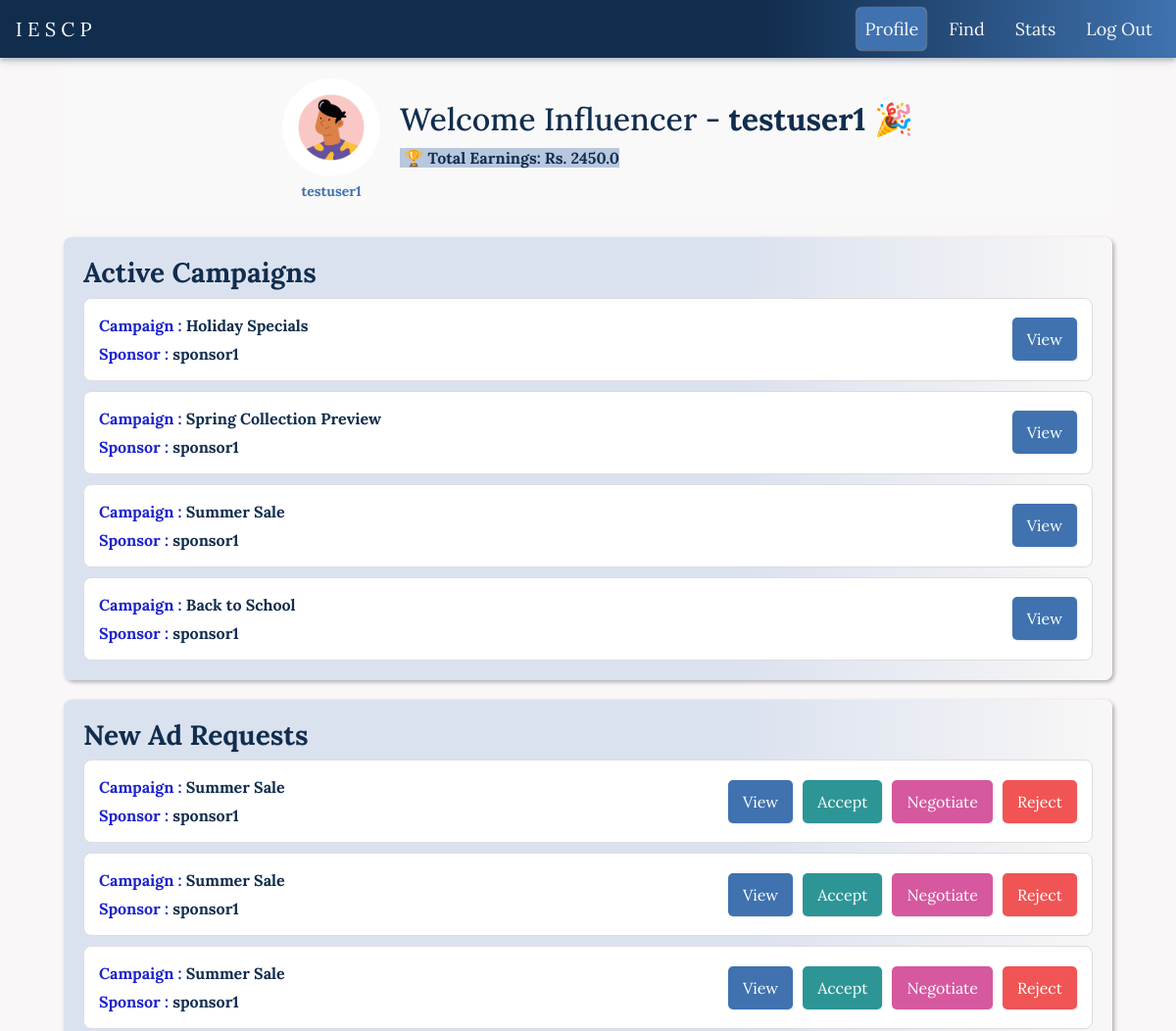
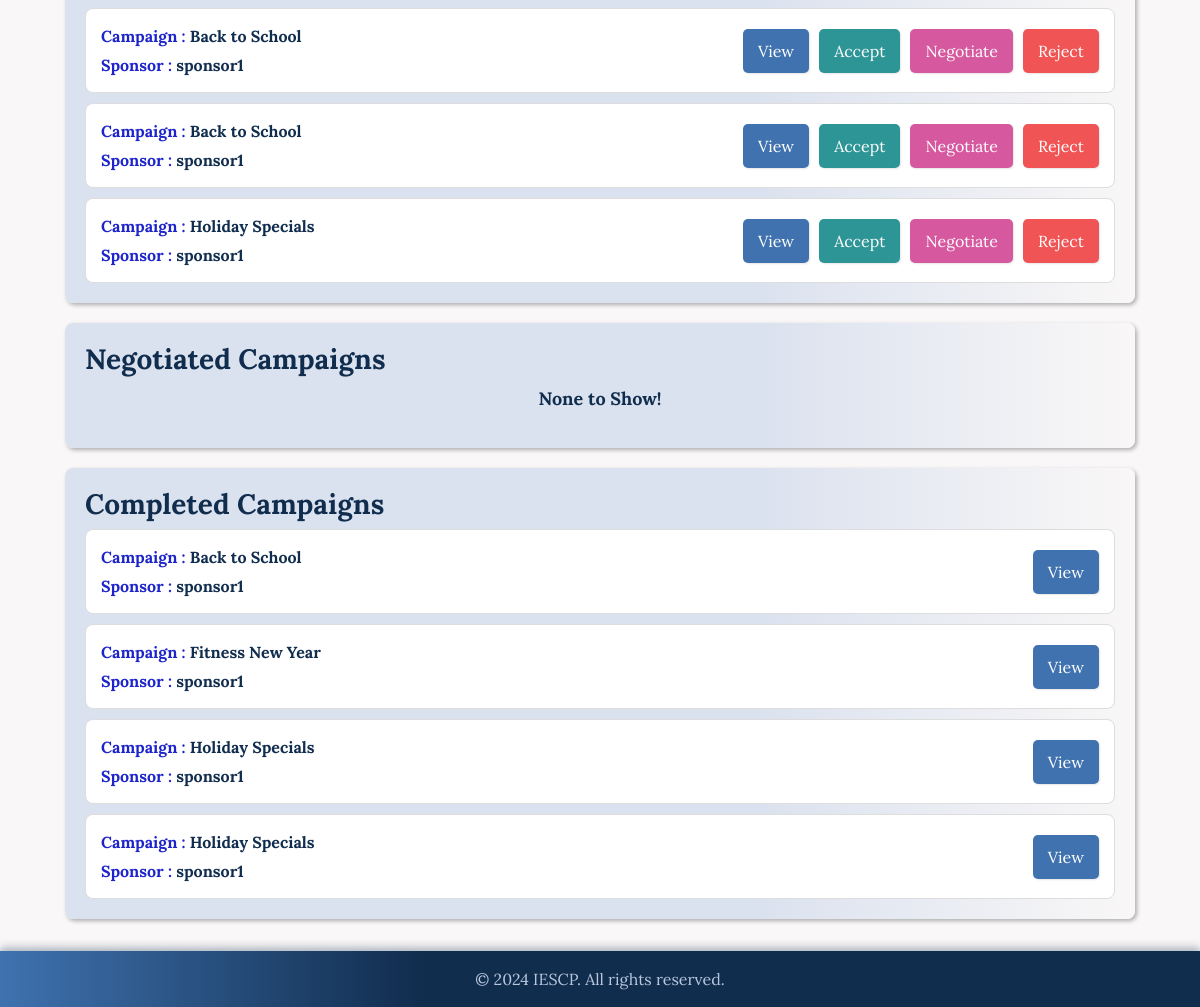
Screenshot of /influencer/dashboard (signed in) with the database file from the repository (2 pictures, top to bottom).
### app/models.py (models this page shows, shortened)
class User(db.Model):
    id = db.Column(db.Integer, primary_key=True)
    username = db.Column(db.String(64), unique=True, nullable=False)
    email = db.Column(db.String(120), unique=True, nullable=False)
    password_hash = db.Column(db.String(128))
    role = db.Column(db.String(64), nullable=False)
    campaigns = db.relationship('Campaign', backref='sponsor', lazy=True)
    ad_requests = db.relationship('AdRequest', backref='influencer', lazy=True)

class AdRequest(db.Model):
    id = db.Column(db.Integer, primary_key=True)
    campaign_id = db.Column(db.Integer, db.ForeignKey('campaign.id'), nullable=False)
    influencer_id = db.Column(db.Integer, db.ForeignKey('user.id'), nullable=False)
    messages = db.Column(db.Text, nullable=True)
    requirements = db.Column(db.Text, nullable=False)
    payment_amount = db.Column(db.Float, nullable=False)
    status = db.Column(db.String(10), nullable=False)

class Campaign(db.Model):
    id = db.Column(db.Integer, primary_key=True)
    name = db.Column(db.String(64), nullable=False)
    description = db.Column(db.Text, nullable=False)
    start_date = db.Column(db.DateTime, default=datetime.utcnow)
    end_date = db.Column(db.DateTime)
    budget = db.Column(db.Float, nullable=False)
    visibility = db.Column(db.String(10), nullable=False)
    goals = db.Column(db.Text, nullable=False)
    sponsor_id = db.Column(db.Integer, db.ForeignKey('user.id'), nullable=False)
    ad_requests = db.relationship('AdRequest', backref='campaign', lazy=True)

### app/routes.py (the view)
@app.route('/influencer/dashboard')
def influencer_dashboard():
    user_id = session.get('user_id')  # Assuming user_id is stored in session after login
    user = User.query.get(user_id)
    if not user or user.role != 'influencer':
        return redirect(url_for('login'))
    ad_requests = db.session.query(
    AdRequest,
    Campaign,
    User.username.label('sponsor_name'),
    func.coalesce(Negotiations.new_amount, 0.0).label('new_amount')
    ).join(Campaign, AdRequest.campaign_id == Campaign.id
    ).join(User, Campaign.sponsor_id == User.id
    ).outerjoin(Negotiations, AdRequest.id == Negotiations.ad_id
    ).filter(
    AdRequest.influencer_id == user_id
    ).all()
    active_campaigns = []
    campaign_requests = []
    completed = []
    negotiated = []
    others = []
    for ad_request, campaign, sponsor_name, new_amount in ad_requests:
        if ad_request.status in ['Accepted']:
            active_campaigns.append((ad_request, campaign, sponsor_name, new_amount))
        elif ad_request.status in ['Pending']:
            campaign_requests.append((ad_request, campaign, sponsor_name, new_amount))
        elif ad_request.status in ['Completed']:
            completed.append((ad_request, campaign, sponsor_name, new_amount))
        elif ad_request.status in ['Negotiated']:
            negotiated.append((ad_request, campaign, sponsor_name, new_amount))
        else:
            others.append((ad_request, campaign, sponsor_name, new_amount))
    total_earnings = db.session.query(db.func.sum(AdRequest.payment_amount)).filter_by(
        influencer_id=user_id,
        status='Completed'
    ).scalar() or 0.00
    return render_template('influencer_dashboard.html',
                           username=user.username,
                           active_campaigns=active_campaigns,
                           campaign_requests=campaign_requests,
                           total_earnings=total_earnings,
                           completed_campaigns=completed,
                           negotiated_requests=negotiated,
                           title='Influencer Dashboard',
                           active_page='profile')

### app/templates/influencer_dashboard.html (shortened to what this page needs)
{% extends "navbar_after_login.html" %}
{% block styles %}
  <link rel="stylesheet" href="{{ url_for('static', filename='/css/influencer_dashboard.css') }}">
{% endblock %}
{% block content %}
<div class="dashboard">
    <div class="profile-section">
        <div class="avatar-container">
            <div class="avatar">
                <img src="{{ url_for('static', filename='/images/influencer.jpg') }}" alt="Profile">
            </div>
            <p class="role-tag"><a href="#" id="profile-link" data-toggle="modal" data-target="#profileModal" data-user_id="{{session['user_id']}}"><b>{{username}}</b></a></p>
        </div>
        <div class="welcome-text">
            <h2>Welcome Influencer - <b>{{username}}</b> <span class="party-popper">🎉</span></h2>
            <div class="earnings-box">
                <p><span class="highlight">&nbsp;🏆 Total Earnings: <b>Rs. {{ total_earnings }} </span></b></p>
            </div>
        </div>
    </div>
    <div class="campaign-section">
        <h3>Active Campaigns</h3>
        <div class="campaign-list">
            {% if active_campaigns %}
            {% for ad_request, campaign, sponsor_name, new_amount in active_campaigns %}
                <div class="campaign-tab">
                    <div class="campaign-info">
                        <span><strong style="color:#1D24CA">Campaign : </strong> <b>{{ campaign.name }}</b></span>
                        <span><strong style="color:#1D24CA">Sponsor : </strong> <b>{{ sponsor_name }}</b></span>
                    </div>
                    <div class="campaign-actions">
                        <button class="btn btn-view" data-toggle="modal" data-target="#campaignModal"
                                data-campaign-name="{{ campaign.name }}"
                                data-sponsor-name="{{sponsor_name}}"
                                data-campaign-description="{{ campaign.description }}"
                                data-campaign-requirements="{{ ad_request.requirements }}"
                                data-campaign-payment="{{ ad_request.payment_amount }}"
                                data-campaign-status="{{ ad_request.status }}"
                                data-campaign-messages="{{ ad_request.messages }}">View</button>
                    </div>
                </div>
                {% endfor %}
                {% else %}
                <p style="text-align: center; font-size: large; font-weight: bold;">None to Show!</p>
                {% endif %}
        </div>
    </div>
    <div class="request-section">
        <h3>New Ad Requests</h3>
        <div class="request-list">
            {% if campaign_requests %}
            {% for ad_request, campaign, sponsor_name,new_amount in campaign_requests %}
                <div class="request-tab">
                    <div class="request-info">
                        <span><strong style="color:#1D24CA">Campaign : </strong> <b>{{ campaign.name }}</b></span>
                        <span><strong style="color:#1D24CA">Sponsor : </strong> <b>{{ sponsor_name }}</b></span>
                    </div>
                    <div class="request-actions">
                        <button class="btn btn-view" data-toggle="modal" data-target="#adModal"
                                data-campaign-name="{{ campaign.name }}"
                                data-sponsor-name="{{sponsor_name}}"
                                data-campaign-description="{{ campaign.description }}"
                                data-campaign-requirements="{{ ad_request.requirements }}"
                                data-campaign-payment="{{ ad_request.payment_amount }}">View</button>
                        <button class="btn btn-accept" data-ad-request-id="{{ ad_request.id }}">Accept</button>
                        <button class="btn btn-view btn-negotiate" data-ad-request-id="{{ ad_request.id }}">Negotiate</button>
                        <button class="btn btn-reject" data-ad-request-id="{{ ad_request.id }}">Reject</button>
                    </div>
                </div>
                {% endfor %}
                {% else %}
                <p style="text-align: center; font-size: large; font-weight: bold;">None to Show!</p>
                {% endif %}
        </div>
    </div>
    <div class="campaign-section">
        <h3>Negotiated Campaigns</h3>
        <div class="campaign-list">
            {% if negotiated_requests %}
            {% for ad_request, campaign, sponsor_name, new_amount in negotiated_requests %}
                <div class="campaign-tab">
                    <div class="campaign-info">
                        <span><strong style="color:#1D24CA">Campaign : </strong> <b>{{ campaign.name }}</b></span>
                        <span><strong style="color:#1D24CA">Amount By Sponsor : </strong> <b>{{ ad_request.payment_amount }}</b></span>
                        <span><strong style="color:#1D24CA">Negotiated Amount : </strong> <b>{{ new_amount }}</b></span>
                    </div>
                    <div class="campaign-actions">
                        <button class="btn btn-view" data-toggle="modal" data-target="#campaignModal"
                                data-campaign-name="{{ campaign.name }}"
                                data-sponsor-name="{{sponsor_name}}"
                                data-campaign-description="{{ campaign.description }}"
                                data-campaign-requirements="{{ ad_request.requirements }}"
                                data-campaign-payment="{{ ad_request.payment_amount }}"
                                data-campaign-status="{{ ad_request.status }}"
                                data-campaign-messages="{{ ad_request.messages }}">View</button>
                    </div>
                </div>
            {% endfor %}
            {% else %}
            <p style="text-align: center; font-size: large; font-weight: bold;">None to Show!</p>
            {% endif %}
        </div>
    </div>
    <div class="campaign-section">
        <h3>Completed Campaigns</h3>
        <div class="campaign-list">
            {% if completed_campaigns %}
            {% for ad_request, campaign, sponsor_name,new_amount in completed_campaigns %}
                <div class="campaign-tab">
                    <div class="campaign-info">
                        <span><strong style="color:#1D24CA">Campaign : </strong> <b>{{ campaign.name }}</b></span>
                        <span><strong style="color:#1D24CA">Sponsor : </strong> <b>{{ sponsor_name }}</b></span>
                    </div>
                    <div class="campaign-actions">
                        <button class="btn btn-view" data-toggle="modal" data-target="#campaignModal"
                                data-campaign-name="{{ campaign.name }}"
                                data-sponsor-name="{{sponsor_name}}"
                                data-campaign-description="{{ campaign.description }}"
                                data-campaign-requirements="{{ ad_request.requirements }}"
                                data-campaign-payment="{{ ad_request.payment_amount }}"
                                data-campaign-status="{{ ad_request.status }}"
                                data-campaign-messages="{{ ad_request.messages }}">View</button>
                    </div>
                </div>
                {% endfor %}
                {% else %}
                <p style="text-align: center; font-size: large; font-weight: bold;">None to Show!</p>
                {% endif %}
        </div>
    </div>
    <br>
    <br>
{% endblock %}

### app/static/css/styles.css (style rules this page uses)
body { display: flex; flex-direction: column; min-height: 100vh; margin: 0; background-color: #F9F7F7; color: #112D4E; font-family: Lora, serif; }
h1, h2, h3, h4, h5, h6 { color: #112D4E; }
a { color: #3F72AF; }
.highlight { color: #112D4E; font-weight: bold; background-color: #B8C7DE; padding: 0.1px; }

### app/static/css/influencer_dashboard.css (style rules this page uses)
.dashboard { display: flex; flex-direction: column; gap: 20px; padding: 20px; }
.profile-section { display: flex; align-items: center; justify-content: center; gap: 20px; background-color: #f9f9f9; border-radius: 8px; padding-top: 20px; padding-left: 20px; }
.avatar-container { display: flex; flex-direction: column; align-items: center; }
.avatar { width: 100px; height: 100px; border-radius: 50%; overflow: hidden; }
.avatar img { width: 100%; height: 100%; object-fit: cover; }
.role-tag { font-size: 14px; color: #666; margin-top: 5px; text-align: center; }
.welcome-text h2 { margin-top: -10px; }
.campaign-section { background-image: linear-gradient(to right,#DBE2EF 65%,#F9F7F7 ); box-shadow: 2px 2px 4px rgb(0,0,0,0.3); }
.request-section { background-image: linear-gradient(to right,#DBE2EF 65%,#F9F7F7 ); box-shadow: 2px 2px 4px rgb(0,0,0,0.3); }
.campaign-list, .request-list { display: flex; flex-direction: column; gap: 10px; }
.campaign-tab, .request-tab { display: flex; justify-content: space-between; align-items: center; background-color: #fff; padding: 15px; border-radius: 8px; border: 1px solid #ddd; }
.campaign-info, .request-info { display: flex; flex-direction: column; gap: 5px; }
.campaign-actions, .request-actions { display: flex; gap: 10px; }
.campaign-actions .btn, .request-actions .btn { margin-left: auto; }
.btn { padding: 10px 15px; border: none; border-radius: 5px; cursor: pointer; }
.btn-view { background-color: #3F72AF; color: #fff; box-shadow: 1px 1px 2px rgb(0,0,0,0.1); }
.btn-accept { background-color: #2D9596; color: #fff; box-shadow: 1px 1px 2px rgb(0,0,0,0.1); }
.btn-reject { background-color: #F05454; color: #fff; box-shadow: 1px 1px 2px rgb(0,0,0,0.1); }
.party-popper { display: inline-block; animation: wave 2s infinite; transform-origin: 70% 70%; }
.earnings-box { background-color: transparent; text-align: left; }
button, input, optgroup, select, textarea { margin: 0; font-family: inherit; font-size: inherit; line-height: inherit; border: none; text-align: center; }
.btn-negotiate { background-color: #D6589F; }

### rows the page displays
User: username "testuser1"
AdRequest: name "Holiday Specials", username "sponsor1"
AdRequest: name "Spring Collection Preview", username "sponsor1"
AdRequest: name "Summer Sale", username "sponsor1"
AdRequest: name "Back to School", username "sponsor1"
AdRequest: name "Summer Sale", username "sponsor1"
AdRequest: name "Summer Sale", username "sponsor1"
AdRequest: name "Summer Sale", username "sponsor1"
AdRequest: name "Back to School", username "sponsor1"
AdRequest: name "Back to School", username "sponsor1"
AdRequest: name "Holiday Specials", username "sponsor1"
AdRequest: name "Back to School", username "sponsor1"
AdRequest: name "Fitness New Year", username "sponsor1"
AdRequest: name "Holiday Specials", username "sponsor1"
AdRequest: name "Holiday Specials", username "sponsor1"

### other values shown
{{ total_earnings }} "2450.0"
